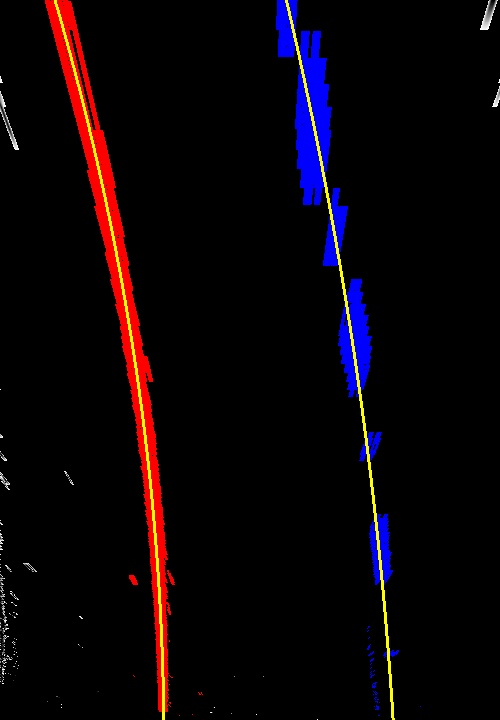
#> input picture writeup_images/lane_finding.jpg, 500 x 720 px
$ python main.py --input writeup_images/lane_finding.jpg --output out.png   (older library calls are emulated)
#> lines starting #> are read from the running program, lines starting #| are printed output that depends on the picture; after the words box and inside, x2 and y2 are one past the last pixel; in counts of white or black regions, pixels touching at a corner belong together
### threshold.py
import cv2
import numpy as np

import util

class SobelThreshold:
    def __init__(self, kernel, thresh):
        self.kernel = kernel
        self.thresh = thresh

    def binarize(self, rgb, save=False):
        gray = cv2.cvtColor(rgb, cv2.COLOR_RGB2GRAY)
        blur = cv2.GaussianBlur(gray, (3,3), 0)

        sobelx = cv2.Sobel(blur, cv2.CV_64F, 1, 0, ksize=self.kernel)
        abs_sobelx = np.absolute(sobelx)
        scaled_sobel = np.uint8(255 * abs_sobelx / np.max(abs_sobelx))

        binary = np.zeros_like(scaled_sobel)
        binary[(scaled_sobel >= self.thresh[0]) & (scaled_sobel <= self.thresh[1])] = 255

        if save: util.save_gray_img('writeup_images/sobel_binary.jpg', binary)

        return binary

class ColorThreshold:
    def __init__(self, white_thresh, yellow_thresh):
        self.white_thresh = white_thresh
        self.yellow_thresh = yellow_thresh

    def binarize(self, rgb, save=False):
        hls = cv2.cvtColor(rgb, cv2.COLOR_RGB2HLS)
        white  = cv2.inRange(hls, self.white_thresh[0], self.white_thresh[1])
        yellow = cv2.inRange(hls, self.yellow_thresh[0], self.yellow_thresh[1])

        binary = np.zeros_like(white)
        binary[(white > 0) | (yellow > 0)] = 255

        if save: util.save_gray_img('writeup_images/color_binary.jpg', binary)

        return binary

class CombinedThreshold:
    def __init__(self, sobel_kernel=3, sobel_thresh=(30, 100),
                 white_thresh=((0,210,0),(255,255,255)),
                 yellow_thresh=((15,30,115),(35,205,255))):
        self.sobel_thresh = SobelThreshold(kernel=sobel_kernel,
                                           thresh=sobel_thresh)
        self.color_thresh = ColorThreshold(white_thresh=white_thresh,
                                           yellow_thresh=yellow_thresh)

    def binarize(self, rgb, save=False):
        sobel_binary = self.sobel_thresh.binarize(rgb, save=save)
        color_binary = self.color_thresh.binarize(rgb, save=save)
        binary = np.zeros_like(color_binary)
        binary[(color_binary > 0) | (sobel_binary > 0)] = 255

        if save: util.save_gray_img('writeup_images/combined_binary.jpg', binary)

        return binary

### lane_detector.py
import cv2
import numpy as np

import util
from threshold import CombinedThreshold

threshold = CombinedThreshold()

w = 1280
h = 720
dst_w = 500

LABELS = ['left', 'right']

class LaneDetector:
    def __init__(self, nwindows=9, margin_first=50, margin=10, minpix=50):
        self.nwindows = nwindows
        self.margin_first = margin_first
        self.margin = margin
        self.minpix = minpix
        self.set_transform_matrix()
        self.fit = {}
        self.is_first = True

    def set_transform_matrix(self):
        t_y = 445
        t_x_diff = 85
        b_x_diff = 1000

        src = np.float32([
            [w/2 - t_x_diff, t_y],
            [w/2 - b_x_diff, h],
            [w/2 + b_x_diff, h],
            [w/2 + t_x_diff, t_y]])
        dst = np.float32([[0, 0], [0, h], [dst_w, h], [dst_w, 0]])
        self.M = cv2.getPerspectiveTransform(src, dst)
        self.M_inv = cv2.getPerspectiveTransform(dst, src)

    def warp(self, img):
        return cv2.warpPerspective(img, self.M, (dst_w, h), flags=cv2.INTER_LINEAR)

    def unwarp(self, img):
        return cv2.warpPerspective(img, self.M_inv, (w, h))

    def get_xy(self, nonzerox, nonzeroy, lane_inds):
        try:
            lane_inds = np.concatenate(lane_inds)
        except ValueError:
            pass

        return nonzerox[lane_inds], nonzeroy[lane_inds]

    # first time
    def find_lane_pixels(self, binary_warped):
        histogram = np.sum(binary_warped[binary_warped.shape[0]//2:,:], axis=0)
        midpoint = np.int(histogram.shape[0]//2)
        x_base = { 'left': np.argmax(histogram[:midpoint]),
                   'right': np.argmax(histogram[midpoint:]) + midpoint }

        window_height = np.int(binary_warped.shape[0]//self.nwindows)
        nonzero = binary_warped.nonzero()
        nonzeroy = np.array(nonzero[0])
        nonzerox = np.array(nonzero[1])
        x_current = { 'left': x_base['left'], 'right': x_base['right'] }

        lane_inds = { 'left': [], 'right': [] }

        for window in range(self.nwindows):
            win_y_low = binary_warped.shape[0] - (window+1)*window_height
            win_y_high = binary_warped.shape[0] - window*window_height

            for label in LABELS:
                win_x_low = x_current[label] - self.margin_first
                win_x_high = x_current[label] + self.margin_first

                good_inds = ((nonzeroy >= win_y_low) & (nonzeroy < win_y_high) &
                             (nonzerox >= win_x_low) & (nonzerox < win_x_high)
                            ).nonzero()[0]

                lane_inds[label].append(good_inds)

                if len(good_inds) > self.minpix:
                    x_current[label] = np.int(np.mean(nonzerox[good_inds]))

        x, y = {}, {}
        for label in LABELS:
            x[label], y[label] = self.get_xy(nonzerox, nonzeroy, lane_inds[label])

        return x, y

    # [34 lines left out: functions get_xy2, find_lane_pixels_around_before, get_curvature, not called in this run]

    def fit_polynomial(self, binary_warped, save=False):
        if self.is_first:
            x, y = self.find_lane_pixels(binary_warped)
        else:
            x, y = self.find_lane_pixels_around_before(binary_warped)

        for label in LABELS:
            self.fit[label] = np.polyfit(y[label], x[label], 2)

        fitx = {}
        ploty = np.linspace(0, binary_warped.shape[0]-1, binary_warped.shape[0])
        for label in LABELS:
            try:
                fitx[label] = self.fit[label][0]*ploty**2 + self.fit[label][1]*ploty + self.fit[label][2]
            except TypeError:
                print('The function failed to fit a line!')
                fitx[label] = 1*ploty**2 + 1*ploty

        if save:
            out_img = np.dstack((binary_warped, binary_warped, binary_warped))*255
            out_img[y['left'], x['left']] = [255, 0, 0]
            out_img[y['right'], x['right']] = [0, 0, 255]

            for label in LABELS:
                for (x_, y_) in zip(fitx[label], ploty):
                    cv2.circle(out_img, (int(x_), int(y_)), 1, (255, 255, 0), -1)
            util.save_rgb_img('writeup_images/lane_finding.jpg', out_img)

        curverad, car_pos = self.get_curvature(x, y, ploty)

        return fitx, ploty, curverad, car_pos

    def write_text(self, img, str, pos):
        cv2.putText(img, str, pos, cv2.FONT_HERSHEY_COMPLEX, 1, (255,255,255), 2)

    def process(self, img, save=False):
        binary = threshold.binarize(img, save=save)
        binary_warped = self.warp(binary)
        if save:
            util.save_gray_img('writeup_images/binary_warped.jpg', binary_warped)
        fitx, ploty, curverad, car_pos = self.fit_polynomial(binary_warped, save=save)

        zeros = np.zeros_like(binary_warped)
        warped_lane = np.dstack((zeros, zeros, zeros))

        pts_left = np.array([np.transpose(np.vstack([fitx['left'], ploty]))])
        pts_right = np.array([np.flipud(np.transpose(np.vstack([fitx['right'], ploty])))])
        pts = np.hstack((pts_left, pts_right))
        cv2.fillPoly(warped_lane, np.int_([pts]), (0, 255, 0))
        lane_img = self.unwarp(warped_lane)

        output = cv2.addWeighted(img, 1.0, lane_img, 0.3, 0)

        self.write_text(output, "Left Lane Curvature: {:.2f}".format(curverad['left']), (30,30))
        self.write_text(output, "Right Lane Curvature: {:.2f}".format(curverad['right']), (30,60))
        self.write_text(output, 'Car Pos. from Center: {:.2f} m'.format(car_pos), (30,90))

        self.is_first = False

        return output

### util.py
import cv2
import pickle

def read_mtx_dist():
    with open('calibration.p', 'rb') as f:
#> (reads calibration.p from the repository)
        calibrate = pickle.load(f)

    mtx = calibrate['mtx']
    dist = calibrate['dist']
    return mtx, dist

def save_gray_img(file_, img):
    cv2.imwrite(file_, cv2.cvtColor(img, cv2.COLOR_GRAY2BGR))

def save_rgb_img(file_, img):
    cv2.imwrite(file_, cv2.cvtColor(img, cv2.COLOR_RGB2BGR))

### main.py
import argparse
import cv2
from moviepy.editor import VideoFileClip
from pathlib import Path

import util
from lane_detector import LaneDetector

mtx, dist = util.read_mtx_dist()
detector = LaneDetector()

def process(img, save=False):
    undistorted = cv2.undistort(img, mtx, dist, None, mtx)
    if save:
        util.save_rgb_img('writeup_images/undistorted.jpg', undistorted)
    return detector.process(img, save=save)

if __name__ == '__main__':
    parser = argparse.ArgumentParser()
    parser.add_argument('--input', required=True)
    parser.add_argument('--output', required=True)
    # Save intermediate images. This mode is available wheen only single image process
    parser.add_argument('--save', action='store_true')
    args = parser.parse_args()

    ext = Path(args.input).suffix

    if ext in ['.mp4']:
        clip = VideoFileClip(args.input)
        project_clip = clip.fl_image(process)
        project_clip.write_videofile(args.output, audio=False)
    elif ext in ['.jpg', '.png']:
        img = cv2.cvtColor(cv2.imread(args.input), cv2.COLOR_BGR2RGB)
        output = process(img, save=args.save)
#> in process, `undistorted = cv2.undistort(img, mtx, dist, None, mtx)`:
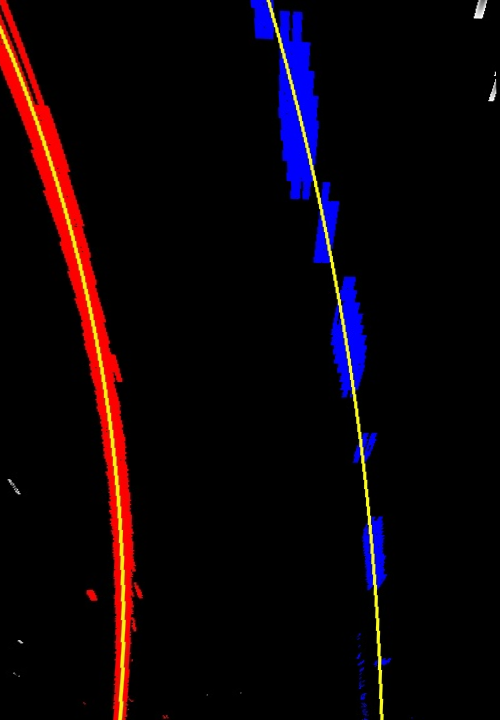
#> undistorted: shape (720, 500, 3); mean R, G, B 12.9, 4, 8.5
#> in binarize, `gray = cv2.cvtColor(rgb, cv2.COLOR_RGB2GRAY)`:
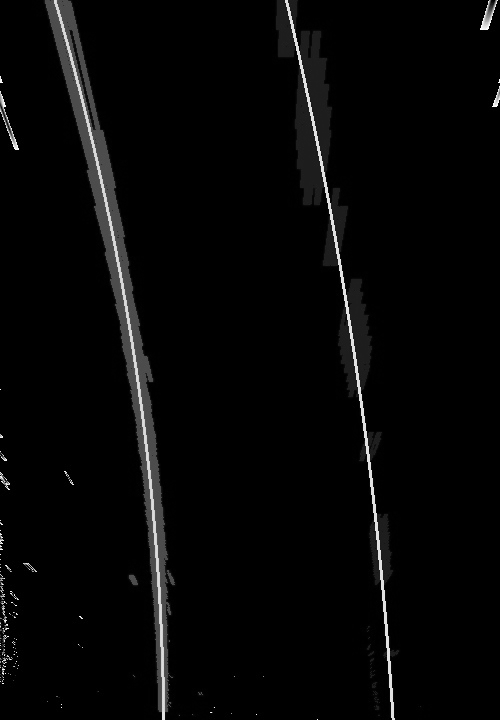
#> gray: shape (720, 500); min 0, max 255, mean 6.6
#> in binarize, `sobelx = cv2.Sobel(blur, cv2.CV_64F, 1, 0, ksize=self.kernel)`:
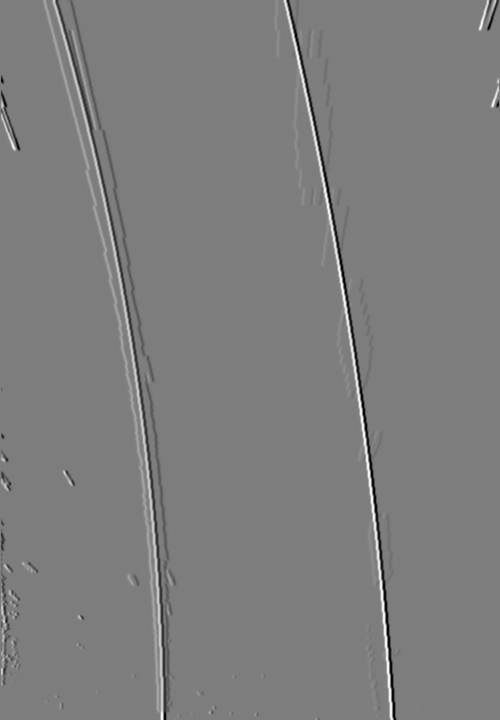
#> sobelx: shape (720, 500) float64; min -723, max 741, mean -0.3; drawn with min black and max white
#> in binarize, `abs_sobelx = np.absolute(sobelx)`:
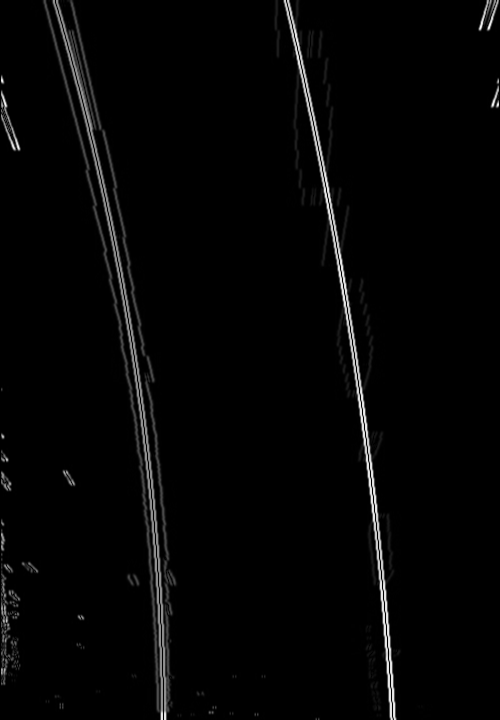
#> abs_sobelx: shape (720, 500) float64; min 0, max 741, mean 15.1; drawn with min black and max white
#> in binarize, `sobel_binary = self.sobel_thresh.binarize(rgb, save=save)`:
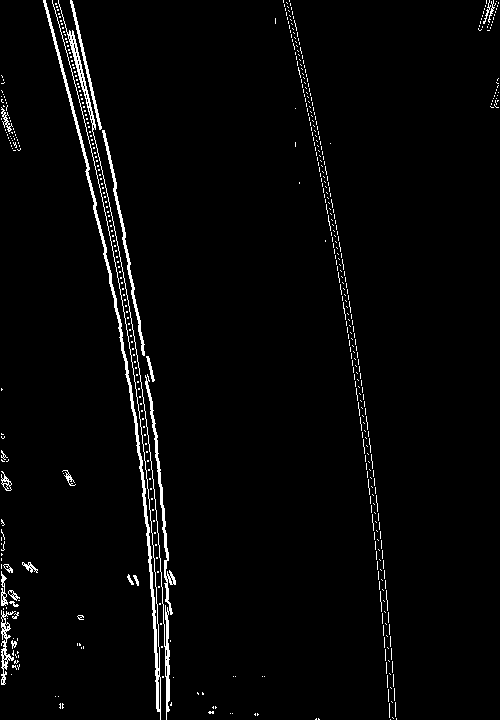
#> sobel_binary: shape (720, 500); 2.7% white in thin lines or dots
#> in binarize, `hls = cv2.cvtColor(rgb, cv2.COLOR_RGB2HLS)`: hls: shape (720, 500, 3); mean of channels 0, 1, 2 10.4, 9.7, 36.5
#> in binarize, `white  = cv2.inRange(hls, self.white_thresh[0], self.white_thresh[1])`: white: shape (720, 500); 0.15% white in thin lines or dots
#> in binarize, `yellow = cv2.inRange(hls, self.yellow_thresh[0], self.yellow_thresh[1])`: yellow: shape (720, 500); 1.2% white; 2 white regions, box (x1, y1, x2, y2) and area: (54, 0, 165, 720) 2160, (285, 0, 395, 720) 2044
#> in binarize, `color_binary = self.color_thresh.binarize(rgb, save=save)`:
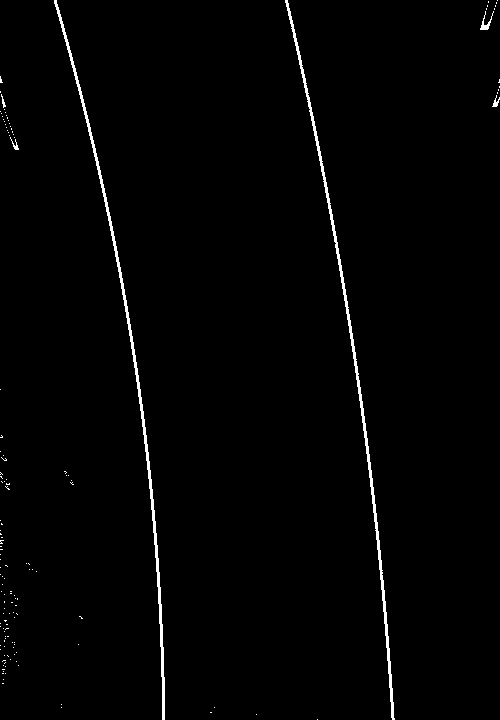
#> color_binary: shape (720, 500); 1.3% white; 137 white regions (131 under 20 px), largest, box (x1, y1, x2, y2) and area: (54, 0, 165, 720) 2160, (285, 0, 395, 720) 2141, (480, 11, 494, 30) 82, (492, 95, 500, 107) 41, (10, 137, 19, 150) 37, (1, 94, 6, 108) 27
#> in process, `binary = threshold.binarize(img, save=save)`:
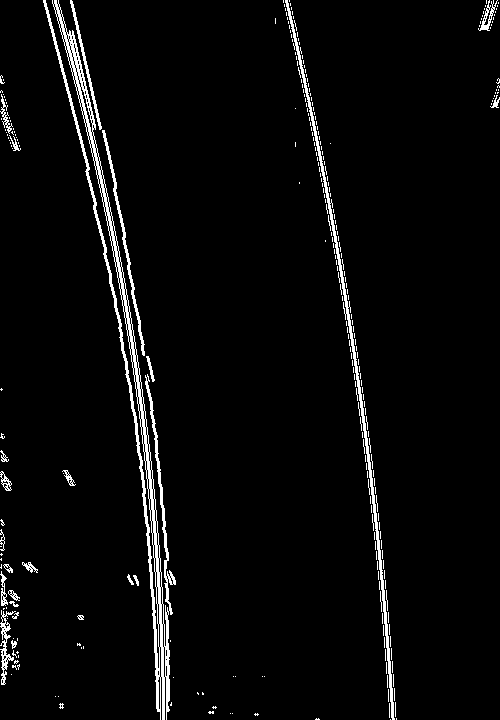
#> binary: shape (720, 500); 3.8% white in thin lines or dots
#> in find_lane_pixels, `histogram = np.sum(binary_warped[binary_warped.shape[0]//2:,:], axis=0)`: histogram = 500 values, max 3167 at index 5, min 0 at index 189, mean 495
#> in find_lane_pixels, `x_base = { 'left': np.argmax(histogram[:midpoint]), 'right': np.argmax..`: x_base = {'left': 5, 'right': 250}
#> in find_lane_pixels, `nonzero = binary_warped.nonzero()`: nonzero = 1549 positions, rows 533 to 719, columns 0 to 188
#> in find_lane_pixels, `nonzeroy = np.array(nonzero[0])`: nonzeroy = 1549 values from 533 to 719
#> in find_lane_pixels, `nonzerox = np.array(nonzero[1])`: nonzerox = 1549 values, max 188 at index 1548, min 0 at index 0, mean 64.65
#> in find_lane_pixels, `x_current = { 'left': x_base['left'], 'right': x_base['right'] }`: x_current = {'left': 5, 'right': 250}
#> after the loop in find_lane_pixels, `for window in range(self.nwindows):`: x_current = {'left': 11, 'right': 250}
#> after the loop in find_lane_pixels, `for label in LABELS:`: x = 2 items
#> after the loop in fit_polynomial, `for label in LABELS:`: self.fit = {'left': [-0.00497, 6.16, -1860.2]}
#> (the run stopped early here; a loop or call above may not have finished)
